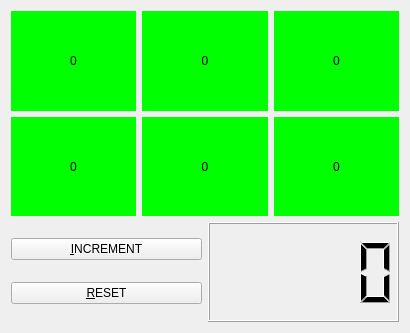
<?xml version="1.0" encoding="UTF-8"?>
<ui version="4.0">
 <class>MyForm</class>
 <widget class="QWidget" name="MyForm">
  <property name="geometry">
   <rect>
    <x>0</x>
    <y>0</y>
    <width>410</width>
    <height>333</height>
   </rect>
  </property>
  <property name="windowTitle">
   <string>Abacus</string>
  </property>
  <layout class="QVBoxLayout" name="verticalLayout_8">
   <item>
    <layout class="QVBoxLayout" name="verticalLayout">
     <item>
      <layout class="QHBoxLayout" name="horizontalLayout">
       <item>
        <widget class="MyLabel" name="decena2">
         <property name="styleSheet">
          <string notr="true">background-color: rgba(0,255,0)</string>
         </property>
         <property name="text">
          <string>0</string>
         </property>
         <property name="alignment">
          <set>Qt::AlignCenter</set>
         </property>
        </widget>
       </item>
       <item>
        <widget class="MyLabel" name="decena1">
         <property name="autoFillBackground">
          <bool>false</bool>
         </property>
         <property name="styleSheet">
          <string notr="true">background-color: rgba(0,255,0)</string>
         </property>
         <property name="text">
          <string>0</string>
         </property>
         <property name="textFormat">
          <enum>Qt::AutoText</enum>
         </property>
         <property name="alignment">
          <set>Qt::AlignCenter</set>
         </property>
        </widget>
       </item>
       <item>
        <widget class="MyLabel" name="decena0">
         <property name="styleSheet">
          <string notr="true">background-color: rgba(0,255,0)</string>
         </property>
         <property name="text">
          <string>0</string>
         </property>
         <property name="alignment">
          <set>Qt::AlignCenter</set>
         </property>
        </widget>
       </item>
      </layout>
     </item>
    </layout>
   </item>
   <item>
    <layout class="QHBoxLayout" name="horizontalLayout_2">
     <item>
      <widget class="MyLabel" name="unitat2">
       <property name="styleSheet">
        <string notr="true">background-color: rgba(0,255,0)</string>
       </property>
       <property name="text">
        <string>0</string>
       </property>
       <property name="alignment">
        <set>Qt::AlignCenter</set>
       </property>
      </widget>
     </item>
     <item>
      <widget class="MyLabel" name="unitat1">
       <property name="styleSheet">
        <string notr="true">background-color: rgba(0,255,0)</string>
       </property>
       <property name="text">
        <string>0</string>
       </property>
       <property name="alignment">
        <set>Qt::AlignCenter</set>
       </property>
      </widget>
     </item>
     <item>
      <widget class="MyLabel" name="unitat0">
       <property name="styleSheet">
        <string notr="true">background-color: rgba(0,255,0)</string>
       </property>
       <property name="text">
        <string>0</string>
       </property>
       <property name="alignment">
        <set>Qt::AlignCenter</set>
       </property>
      </widget>
     </item>
    </layout>
   </item>
   <item>
    <layout class="QHBoxLayout" name="horizontalLayout_3">
     <item>
      <layout class="QVBoxLayout" name="verticalLayout_2">
       <item>
        <widget class="QPushButton" name="incButton">
         <property name="text">
          <string>&amp;INCREMENT</string>
         </property>
         <property name="iconSize">
          <size>
           <width>24</width>
           <height>24</height>
          </size>
         </property>
        </widget>
       </item>
       <item>
        <widget class="QPushButton" name="resetButton">
         <property name="text">
          <string>&amp;RESET</string>
         </property>
        </widget>
       </item>
      </layout>
     </item>
     <item>
      <widget class="MyLCDNumber" name="lcdNumber"/>
     </item>
    </layout>
   </item>
  </layout>
 </widget>
 <customwidgets>
  <customwidget>
   <class>MyLabel</class>
   <extends>QLabel</extends>
   <header>MyLabel.h</header>
   <slots>
    <signal>sendCarry()</signal>
    <slot>incValue()</slot>
    <slot>reset()</slot>
   </slots>
  </customwidget>
  <customwidget>
   <class>MyLCDNumber</class>
   <extends>QLCDNumber</extends>
   <header>MyLCDNumber.h</header>
   <slots>
    <signal>desactivarValorAbsolut()</signal>
    <signal>valorPerDefecte(int)</signal>
    <signal>enviarAOp1(int)</signal>
    <signal>evniarInfoError(QString)</signal>
    <signal>enviarEstilError(QString)</signal>
    <slot>suma()</slot>
    <slot>assignarOp1(int)</slot>
    <slot>assignarOp2(int)</slot>
    <slot>reset()</slot>
    <slot>resta()</slot>
    <slot>divisio()</slot>
    <slot>multiplicacio()</slot>
    <slot>canviarValorAbsolut()</slot>
    <slot>acumular()</slot>
    <slot>incValue()</slot>
   </slots>
  </customwidget>
 </customwidgets>
 <resources/>
 <connections>
  <connection>
   <sender>incButton</sender>
   <signal>clicked()</signal>
   <receiver>unitat0</receiver>
   <slot>incValue()</slot>
   <hints>
    <hint type="sourcelabel">
     <x>105</x>
     <y>250</y>
    </hint>
    <hint type="destinationlabel">
     <x>336</x>
     <y>166</y>
    </hint>
   </hints>
  </connection>
  <connection>
   <sender>unitat0</sender>
   <signal>sendCarry()</signal>
   <receiver>unitat1</receiver>
   <slot>incValue()</slot>
   <hints>
    <hint type="sourcelabel">
     <x>336</x>
     <y>166</y>
    </hint>
    <hint type="destinationlabel">
     <x>204</x>
     <y>166</y>
    </hint>
   </hints>
  </connection>
  <connection>
   <sender>unitat1</sender>
   <signal>sendCarry()</signal>
   <receiver>unitat2</receiver>
   <slot>incValue()</slot>
   <hints>
    <hint type="sourcelabel">
     <x>204</x>
     <y>166</y>
    </hint>
    <hint type="destinationlabel">
     <x>72</x>
     <y>166</y>
    </hint>
   </hints>
  </connection>
  <connection>
   <sender>unitat2</sender>
   <signal>sendCarry()</signal>
   <receiver>decena0</receiver>
   <slot>incValue()</slot>
   <hints>
    <hint type="sourcelabel">
     <x>72</x>
     <y>166</y>
    </hint>
    <hint type="destinationlabel">
     <x>336</x>
     <y>59</y>
    </hint>
   </hints>
  </connection>
  <connection>
   <sender>decena0</sender>
   <signal>sendCarry()</signal>
   <receiver>decena1</receiver>
   <slot>incValue()</slot>
   <hints>
    <hint type="sourcelabel">
     <x>336</x>
     <y>59</y>
    </hint>
    <hint type="destinationlabel">
     <x>204</x>
     <y>59</y>
    </hint>
   </hints>
  </connection>
  <connection>
   <sender>decena1</sender>
   <signal>sendCarry()</signal>
   <receiver>decena2</receiver>
   <slot>incValue()</slot>
   <hints>
    <hint type="sourcelabel">
     <x>204</x>
     <y>59</y>
    </hint>
    <hint type="destinationlabel">
     <x>73</x>
     <y>59</y>
    </hint>
   </hints>
  </connection>
  <connection>
   <sender>incButton</sender>
   <signal>clicked()</signal>
   <receiver>lcdNumber</receiver>
   <slot>incValue()</slot>
   <hints>
    <hint type="sourcelabel">
     <x>105</x>
     <y>250</y>
    </hint>
    <hint type="destinationlabel">
     <x>303</x>
     <y>273</y>
    </hint>
   </hints>
  </connection>
  <connection>
   <sender>resetButton</sender>
   <signal>clicked()</signal>
   <receiver>decena0</receiver>
   <slot>reset()</slot>
   <hints>
    <hint type="sourcelabel">
     <x>105</x>
     <y>295</y>
    </hint>
    <hint type="destinationlabel">
     <x>336</x>
     <y>59</y>
    </hint>
   </hints>
  </connection>
  <connection>
   <sender>resetButton</sender>
   <signal>clicked()</signal>
   <receiver>decena1</receiver>
   <slot>reset()</slot>
   <hints>
    <hint type="sourcelabel">
     <x>105</x>
     <y>295</y>
    </hint>
    <hint type="destinationlabel">
     <x>204</x>
     <y>59</y>
    </hint>
   </hints>
  </connection>
  <connection>
   <sender>resetButton</sender>
   <signal>clicked()</signal>
   <receiver>decena2</receiver>
   <slot>reset()</slot>
   <hints>
    <hint type="sourcelabel">
     <x>105</x>
     <y>295</y>
    </hint>
    <hint type="destinationlabel">
     <x>73</x>
     <y>59</y>
    </hint>
   </hints>
  </connection>
  <connection>
   <sender>resetButton</sender>
   <signal>clicked()</signal>
   <receiver>unitat0</receiver>
   <slot>reset()</slot>
   <hints>
    <hint type="sourcelabel">
     <x>105</x>
     <y>295</y>
    </hint>
    <hint type="destinationlabel">
     <x>336</x>
     <y>166</y>
    </hint>
   </hints>
  </connection>
  <connection>
   <sender>resetButton</sender>
   <signal>clicked()</signal>
   <receiver>unitat1</receiver>
   <slot>reset()</slot>
   <hints>
    <hint type="sourcelabel">
     <x>105</x>
     <y>295</y>
    </hint>
    <hint type="destinationlabel">
     <x>204</x>
     <y>166</y>
    </hint>
   </hints>
  </connection>
  <connection>
   <sender>resetButton</sender>
   <signal>clicked()</signal>
   <receiver>unitat2</receiver>
   <slot>reset()</slot>
   <hints>
    <hint type="sourcelabel">
     <x>105</x>
     <y>295</y>
    </hint>
    <hint type="destinationlabel">
     <x>72</x>
     <y>166</y>
    </hint>
   </hints>
  </connection>
  <connection>
   <sender>resetButton</sender>
   <signal>clicked()</signal>
   <receiver>lcdNumber</receiver>
   <slot>reset()</slot>
   <hints>
    <hint type="sourcelabel">
     <x>105</x>
     <y>295</y>
    </hint>
    <hint type="destinationlabel">
     <x>303</x>
     <y>273</y>
    </hint>
   </hints>
  </connection>
 </connections>
</ui>
